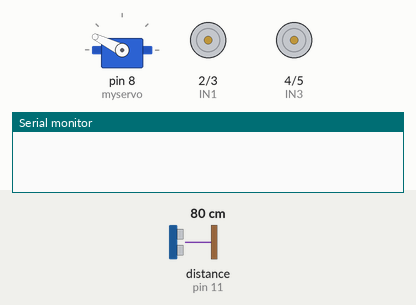
Simulated run of this sketch. Board: Arduino Uno, built with avr-gcc and run on an emulated ATmega328P. Shown: servo, motor-driver pin pairs drawn as motors (green arrow = first pin HIGH = forward, orange = second pin HIGH = backward, longer = more drive, scaled by the enable pin), the last lines printed to the serial monitor. Inputs (shaded band) come from the test bench; at power-on: distance to the obstacle (sensor on pin 11) 80 cm. The echo pulse lasts 58.3 µs per cm.

Above: at 3.2 s.
3.3 s: distance to the obstacle (sensor on pin 11) set to 63 cm
At 3.67 s:
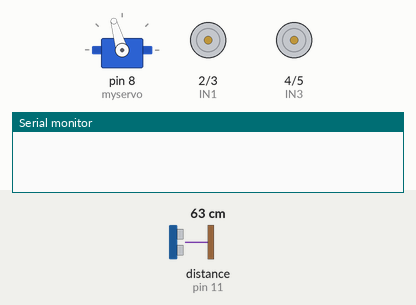
6.8 s: distance to the obstacle (sensor on pin 11) set to 58 cm
10.4 s: distance to the obstacle (sensor on pin 11) set to 33 cm
14.8 s: distance to the obstacle (sensor on pin 11) set to 27 cm
At 19.5 s:
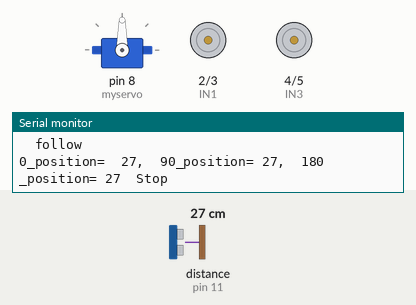
24.6 s: distance to the obstacle (sensor on pin 11) set to 60 cm
At 26.3 s:
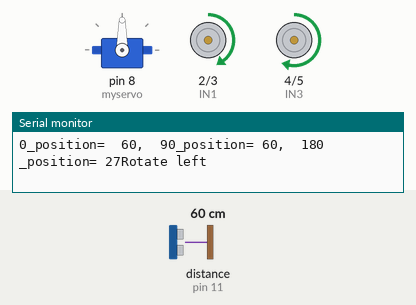
29.2 s: distance to the obstacle (sensor on pin 11) set to 120 cm
At 29.89 s:
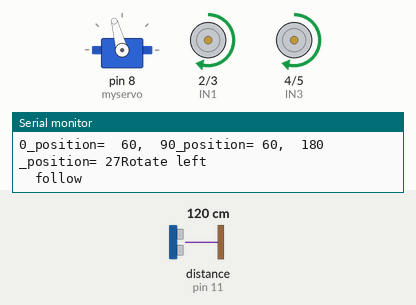
Timing chart, 0 to 35.1 s (numbered marks = the images above; inputs shaded):
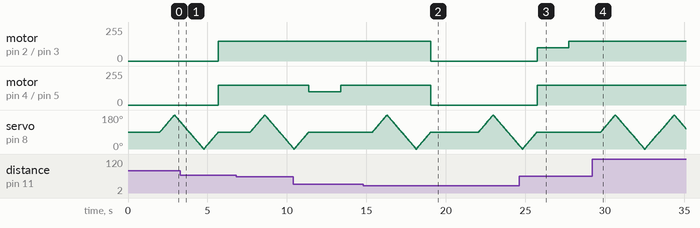

The sketch:

pet_robot-1.ino
```cpp
//Code :)
#include <Servo.h>
#include <Ultrasonic.h>

Ultrasonic ultrasonic(12, 11);  //  <-(trig pin, echo pin)
int distance;

Servo myservo;  // create Servo object to control a servo
int pos = 0;    // variable to store the servo position

int position_0 = 0;    // for ultrasonic snsor
int position_90 = 0;   // for ultrasonic snsor
int position_180 = 0;  // for ultrasonic snsor
int ENA = 9;           // PWM pin for speed
int IN1 = 2;           // direction pin 1
int IN2 = 3;           // direction pin 2

// Motor B (Right Motor)
int ENB = 10;  // PWM pin for speed
int IN3 = 4;   // direction pin 1
int IN4 = 5;   // direction pin 2

// Speed variables (0–255)
int baseSpeed = 150;  // normal forward speed
int turnSpeed = 100;  // reduced speed for turning


int Distance() {
  distance = ultrasonic.read();  // distance in cm by default
  return distance;
}

void setup() {
  Serial.begin(9600);
  pinMode(ENA, OUTPUT);
  pinMode(IN1, OUTPUT);
  pinMode(IN2, OUTPUT);

  pinMode(ENB, OUTPUT);
  pinMode(IN3, OUTPUT);
  pinMode(IN4, OUTPUT);
  myservo.attach(8);  // attaches the servo on pin 9 to the Servo object
  myservo.write(90);  // center position
  delay(2000);        // wait for servo to stabilize
}
void forward() {
  digitalWrite(IN1, HIGH);
  digitalWrite(IN2, LOW);

  digitalWrite(IN3, HIGH);
  digitalWrite(IN4, LOW);

  analogWrite(ENA, baseSpeed);
  analogWrite(ENB, baseSpeed);
}

void turnRight() {
  digitalWrite(IN1, HIGH);
  digitalWrite(IN2, LOW);

  digitalWrite(IN3, HIGH);
  digitalWrite(IN4, LOW);

  analogWrite(ENA, baseSpeed);  // left motor fast
  analogWrite(ENB, turnSpeed);  // right motor slow
}

void turnLeft() {
  digitalWrite(IN1, HIGH);
  digitalWrite(IN2, LOW);

  digitalWrite(IN3, HIGH);
  digitalWrite(IN4, LOW);

  analogWrite(ENA, turnSpeed);  // left motor slow
  analogWrite(ENB, baseSpeed);  // right motor fast
}


void stopRobot() {
  digitalWrite(IN1, LOW);
  digitalWrite(IN2, LOW);
  digitalWrite(IN3, LOW);
  digitalWrite(IN4, LOW);
}


void loop() {
  // Sweep from 0 to 90
  for (pos = 90; pos <= 180; pos++) {
    myservo.write(pos);
    delay(10);  // smoother motion
  }
  position_90 = Distance();


  // Sweep from 90 to 180
  for (pos = 180; pos >= 90; pos--) {
    myservo.write(pos);
    delay(10);
  }
  position_180 = Distance();

  // Sweep from 180 back to 90
  for (pos = 90; pos >= 0; pos--) {
    myservo.write(pos);
    delay(10);
  }
  position_90 = Distance();

  // Sweep from 90 back to 0
  for (pos = 0; pos <= 90; pos++) {
    myservo.write(pos);
    delay(10);
  }
  position_0 = Distance();


  Serial.print("0_position=  ");
  Serial.print(position_0);
  Serial.print(",  90_position= ");
  Serial.print(position_90);
  Serial.print(",  180 _position= ");
  Serial.print(position_180);
  if (position_180 >= 50 & position_180 <= 60) {
    Serial.println("ROTATE RIGHT");
    turnRight();
    delay(2000);
  } else if (position_0 >= 50 & position_0 <= 60) {
    Serial.println("Rotate left");
    turnLeft();
    delay(2000);
  }

  if (position_90 >= 30 & position_90 <= 100) {
    Serial.println("  follow");
    forward();
    delay(2000);
  } else if (position_90 <= 30) {
    Serial.println("  Stop");
    stopRobot();
    delay(3000);
  } else {
    Serial.println("   out of bound");
  }
}
```

Measured:
- the behaviour switches between 30 and 29 cm on distance to the obstacle (sensor on pin 11) (found by bisection; images 1 and 2)
- after the input at 14.8 s, motor on pin 2 (IN1) / pin 3 (IN2), motor on pin 4 (IN3) / pin 5 (IN4): forward 150/255 → stopped after 4.2 s
- after the input at 24.6 s, motor on pin 2 (IN1) / pin 3 (IN2): stopped → forward 100/255 after 1.1 s, → forward 150/255 2.0 s later; motor on pin 4 (IN3) / pin 5 (IN4): stopped → forward 150/255 after 1.1 s
- after the input at 29.2 s, motor on pin 4 (IN3) / pin 5 (IN4): stays forward 150/255 (without the input it goes to forward 100/255 after 4.2 s)
